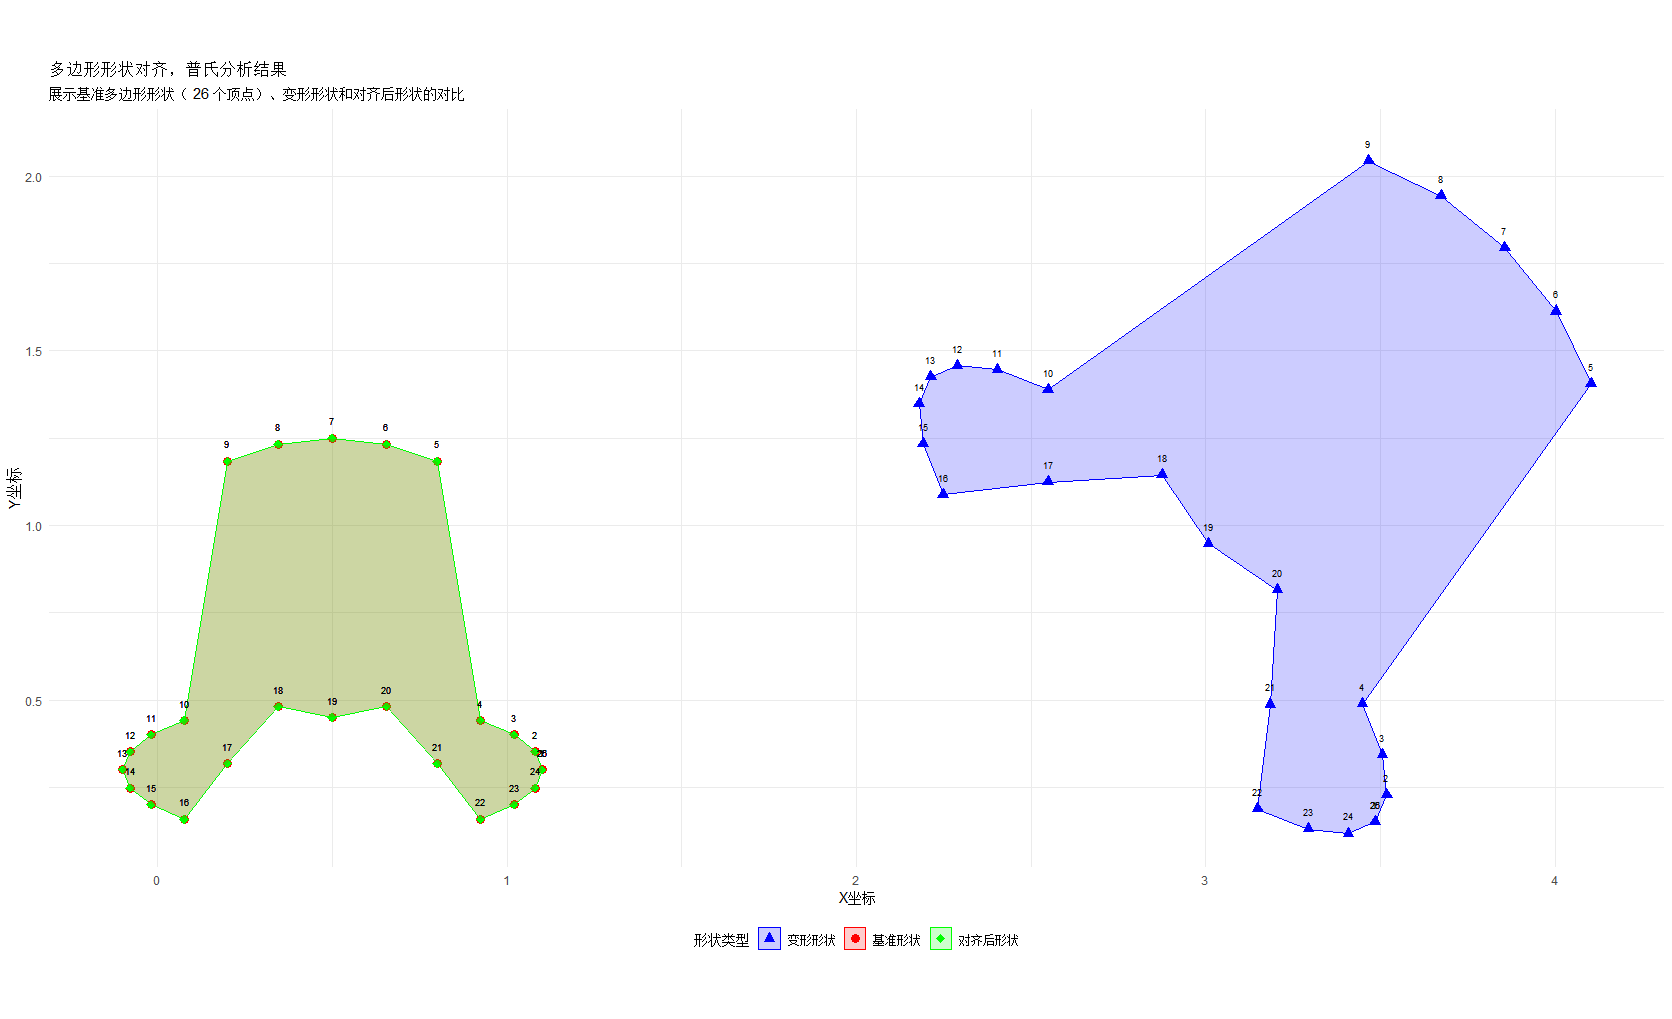

Recreate this plot in R.
#' Ordinary Procrustes Analysis (OPA) for Matrix Alignment
#'
#' This function performs Ordinary Procrustes Analysis (OPA) to align two matrices by finding the optimal translation, rotation,
#' and scaling that minimizes the sum of squared differences between them. It is commonly used in shape analysis, morphometrics,
#' and image registration.
#'
#' @param X A numeric matrix representing the target/reference matrix. Each row is a sample, and each column is a dimension.
#' @param Y A numeric matrix representing the source matrix to be aligned to X. Must have the same dimensions as X.
#' @param scale Logical. If TRUE (default), scaling is applied to Y during alignment. If FALSE, only rotation and translation are used.
#'
#' @return A list containing the following components:
#' \item{aligned}{The aligned version of Y after applying Procrustes transformation.}
#' \item{rotation}{The rotation matrix (orthogonal) applied to Y.}
#' \item{angle}{The rotation angle in radians (if applicable).}
#' \item{scale}{The scaling factor applied to Y.}
#' \item{translation}{The translation vector applied to Y (centroid of X).}
#' \item{procrustes_ss}{The Procrustes sum of squared differences between X and the aligned Y.}
#' \item{correlation}{The correlation-like measure of alignment quality (higher values indicate better alignment).}
#'
#' @details
#' The Procrustes analysis involves three steps:
#' \enumerate{
#'   \item **Centering**: Remove the centroids of X and Y by column-wise mean subtraction.
#'   \item **Scaling and Rotation**: Compute the optimal scaling factor and rotation matrix using singular value decomposition (SVD) of the covariance matrix between X and Y.
#'   \item **Translation**: Shift the aligned Y to the centroid of X.
#' }
#' The function also computes a goodness-of-fit statistic (`correlation`) based on the sum of singular values from the SVD decomposition [1,2](@ref).
#'
#' @note
#' The input matrices X and Y must have the same dimensions. The function uses the Frobenius norm to compute the scaling factor
#' when `scale = TRUE`. If the norm of Y is too small, the function will stop with an error. The rotation matrix is computed using
#' SVD, ensuring orthogonality [1,5](@ref).
#'
#' @examples
#' # Create two simple 2D point sets
#' X <- matrix(c(1, 2, 3, 4, 5, 6), ncol = 2)
#' Y <- matrix(c(1.1, 2.1, 3.1, 4.1, 5.1, 6.1), ncol = 2)
#' result <- ordinary_procrustes(X, Y)
#' print(result$correlation) # Alignment quality
#' plot(result$aligned, col = "red", pch = 19)
#' points(X, col = "blue", pch = 17)
#' legend("topleft", legend = c("Aligned Y", "Target X"), col = c("red", "blue"), pch = c(19, 17))
#'
#' @references
#' For theoretical details, see:
#' \itemize{
#'   \item Procrustes analysis: https://en.wikipedia.org/wiki/Procrustes_analysis
#'   \item SVD-based alignment: https://en.wikipedia.org/wiki/Orthogonal_Procrustes_problem
#' }
#'
#' @seealso
#' Related functions: \code{\link[vegan]{procrustes}} (vegan package), \code{\link[shape]{procGPA}} (shape package).
#'
#' @export
ordinary_procrustes <- function(X, Y, scale = TRUE) {
  # 检查输入矩阵维度
  if (nrow(X) != nrow(Y)) {
    stop("The X and Y matrices must have the same number of rows (number of samples)!");
  } else if (ncol(X) != ncol(Y)) {
    stop("The X and Y matrices must have the same number of columns (dimensions)!");
  }

  n <- nrow(X)  # 样本数
  p <- ncol(X)  # 维度

  # 1. 中心化：平移至原点
  X_centered <- scale(X, center = TRUE, scale = FALSE)
  Y_centered <- scale(Y, center = TRUE, scale = FALSE)

  # 2. 计算协方差矩阵（使用未缩放的Y）
  C <- t(Y_centered) %*% X_centered

  # 3. SVD分解
  svd_result <- svd(C)
  U <- svd_result$u
  d <- svd_result$d  # 奇异值

  # 6. 计算最优缩放因子（关键修正点）
  if (scale) {
    norm_Y_sq <- sum(Y_centered^2)
    if (norm_Y_sq < .Machine$double.eps) {
      stop("The norm of the Y matrix is too small to calculate the scaling factor.")
    }
    s <- sum(d) / norm_Y_sq  # 正确的缩放因子计算公式
  } else {
    s <- 1
  }

  # 7. 应用变换
  Y_scaled <- s * Y_centered
  Y_aligned <- Y_scaled + matrix(colMeans(X), n, p, byrow = TRUE)

  rotation = compute_rotation_angle(X,Y_aligned);
  Y_aligned = rotate_polygon_back(Y_aligned, rotation$angle, rotation$centroid_A, rotation$centroid_B)

  # 8. 计算Procrustes统计量
  ss <- sum((X_centered - Y_aligned)^2)

  # 计算拟合优度
  norm_X <- sqrt(sum(X_centered^2))
  correlation <- sum(d) / (norm_X * sqrt(sum(Y_scaled^2)))

  # 返回结果
  return(list(
    aligned = Y_aligned,
    rotation = rotation$rotation_matrix,
    angle = rotation$angle,
    scale = s,
    translation = colMeans(X),
    procrustes_ss = ss,
    correlation = correlation
  ))
}

#' Compute Rotation Angle Between Two Polygons
#'
#' This function calculates the rotation angle and rotation matrix between two polygons (or sets of 2D points) by comparing their point-wise orientations relative to their centroids or using Singular Value Decomposition (SVD).
#'
#' @param A A numeric matrix with dimensions n x 2 representing the original polygon coordinates. Each row corresponds to a point, with two columns for x and y coordinates.
#' @param B A numeric matrix with dimensions n x 2 representing the rotated polygon coordinates. It must have the same number of points as matrix A.
#'
#' @return A list containing the following components:
#' \itemize{
#'   \item \code{angle}: The estimated rotation angle in degrees from polygon A to polygon B.
#'   \item \code{rotation_matrix}: The 2x2 rotation matrix corresponding to the computed angle.
#'   \item \code{centroid_A}: The centroid (center of mass) of the original polygon A as a numeric vector of length 2.
#'   \item \code{centroid_B}: The centroid (center of mass) of the rotated polygon B as a numeric vector of length 2.
#' }
#'
#' @details
#' This function employs two independent methods to estimate the rotation angle between two aligned point sets:
#' \enumerate{
#'   \item \strong{Angle Difference Method}: Computes the angle for each point relative to the centroid of its polygon using \code{atan2}, then calculates the median difference of these angles. This approach is robust to outliers through the use of median aggregation.
#'   \item \strong{SVD-Based Method}: Uses Singular Value Decomposition (SVD) of the covariance matrix to derive the optimal rotation matrix. This method ensures a proper rotation by enforcing a determinant of 1, avoiding reflections [5](@ref).
#' }
#' The function automatically selects the most consistent angle estimate between the two methods. If the difference between their estimates exceeds 90 degrees, the SVD-based result is preferred due to its global optimization properties [5](@ref).
#'
#' @note
#' Important considerations for using this function:
#' \itemize{
#'   \item The two input matrices A and B must have the same number of points (rows) and correspond point-by-point.
#'   \item The function assumes that the polygons are already centered and that only rotation (not translation or scaling) differentiates them.
#'   \item For the SVD method, the rotation matrix is calculated as R = V * U^T after decomposing H = U * D * V^T, which is a standard approach for orthogonal Procrustes analysis [5](@ref).
#' }
#'
#' @examples
#' # Create a simple square polygon
#' square_A <- matrix(c(0, 0, 1, 0, 1, 1, 0, 1), ncol = 2, byrow = TRUE)
#'
#' # Define a 45-degree rotation matrix
#' theta <- 45 * pi / 180
#' R <- matrix(c(cos(theta), -sin(theta), sin(theta), cos(theta)), nrow = 2)
#'
#' # Apply rotation to create polygon B
#' square_B <- square_A %*% t(R)
#'
#' # Compute rotation angle between original and rotated square
#' result <- compute_rotation_angle(square_A, square_B)
#' print(paste("Rotation angle:", result$angle, "degrees"))
#'
#' # Verify the rotation matrix
#' print(result$rotation_matrix)
#'
#' @seealso
#' Related topics:
#' \itemize{
#'   \item \code{\link[base]{atan2}} for angle calculations
#'   \item \code{\link[base]{svd}} for singular value decomposition
#'   \item \code{\link[stats]{median}} for robust averaging
#' }
#'
#' @author Your Name <your.email@example.com>
#'
#' @export
compute_rotation_angle <- function(A, B) {
  # 计算重心
  centroid_A <- colMeans(A)
  centroid_B <- colMeans(B)

  # 中心化点集
  A_centered <- A - matrix(centroid_A, nrow = nrow(A), ncol = 2, byrow = TRUE)
  B_centered <- B - matrix(centroid_B, nrow = nrow(B), ncol = 2, byrow = TRUE)

  # 方法1：使用更稳健的角度计算方法
  # 计算每个点相对于重心的角度差
  angles_A <- atan2(A_centered[,2], A_centered[,1])
  angles_B <- atan2(B_centered[,2], B_centered[,1])

  # 计算角度差异（考虑周期性问题）
  angle_diffs <- angles_B - angles_A
  angle_diffs <- (angle_diffs + pi) %% (2 * pi) - pi  # 归一化到[-pi, pi]

  # 使用中位数减少异常值影响
  theta_rad <- median(angle_diffs)
  theta_deg <- theta_rad * 180 / pi

  # 方法2：备用的协方差矩阵方法（更稳健的SVD处理）
  H <- t(A_centered) %*% B_centered
  svd_H <- svd(H)

  # 计算旋转矩阵（确保纯旋转）
  R <- svd_H$v %*% t(svd_H$u)

  # 强制行列式为1（确保是纯旋转，无反射）
  if (det(R) < 0) {
    # 如果行列式为负，调整以消除反射
    svd_H$v[,2] <- -svd_H$v[,2]
    R <- svd_H$v %*% t(svd_H$u)
  }

  # 从旋转矩阵提取角度（更稳健的方法）
  theta_from_matrix <- atan2(R[2,1], R[1,1])
  theta_deg_from_matrix <- theta_from_matrix * 180 / pi

  # 选择更一致的角度估计
  if (abs(theta_deg - theta_deg_from_matrix) > 90) {
    theta_deg <- theta_deg_from_matrix
  }

  return(list(angle = theta_deg,
              rotation_matrix = R,
              centroid_A = centroid_A,
              centroid_B = centroid_B))
}

#' Reverse rotation of a polygon
#'
#' This function restores a rotated polygon to its original position by applying an inverse rotation transformation.
#' The process involves three main steps: translating the rotated polygon to the origin (subtracting its centroid),
#' applying the inverse rotation matrix, and then translating it back to the original polygon's centroid position.
#'
#' @param B A numeric matrix representing the vertices of the rotated polygon. Each row corresponds to a vertex (x, y coordinates).
#' @param theta_deg The rotation angle in degrees (positive for counterclockwise rotation) that was originally applied.
#' @param centroid_A A numeric vector of length 2 specifying the centroid (x, y) of the original polygon before rotation.
#' @param centroid_B A numeric vector of length 2 specifying the centroid (x, y) of the rotated polygon.
#'
#' @return A numeric matrix with the same dimensions as `B`, containing the coordinates of the polygon vertices after restoring to the original position.
#'
#' @examples
#' # Create a simple square polygon
#' original_square <- matrix(c(0, 0, 1, 0, 1, 1, 0, 1), ncol = 2, byrow = TRUE)
#' centroid_orig <- c(0.5, 0.5) # Centroid of the original square
#'
#' # Suppose the square was rotated by 45 degrees around its centroid
#' theta <- 45
#' # In practice, the rotated polygon and its centroid would come from a rotation operation
#' # For demonstration, we'll use the original polygon as if it were rotated
#' rotated_square <- original_square
#' centroid_rot <- centroid_orig
#'
#' # Restore the polygon to its original position
#' restored_square <- rotate_polygon_back(rotated_square, theta, centroid_orig, centroid_rot)
#'
#' @export
rotate_polygon_back <- function(B, theta_deg, centroid_A, centroid_B) {
  theta_rad <- theta_deg * pi / 180  # 逆旋转角度

  # 创建逆旋转矩阵
  R_inv <- matrix(c(cos(theta_rad), sin(theta_rad),
                    -sin(theta_rad), cos(theta_rad)), nrow = 2, byrow = TRUE)

  # 正确的还原步骤：
  # 1. 将B平移到原点（减去B的重心）
  # 2. 应用逆旋转
  # 3. 平移到A的重心位置
  B_centered <- B - matrix(centroid_B, nrow = nrow(B), ncol = 2, byrow = TRUE)
  A_centered_restored <- t(R_inv %*% t(B_centered))
  A_restored <- A_centered_restored + matrix(centroid_A, nrow = nrow(B), ncol = 2, byrow = TRUE)

  return(A_restored)
}

#' make ddebug print of the ordinary procrustes analysis result
#' result is the ordinary procrustes analysis result output
#' X is the base polygon for make the alignment
debug_print = function(X, result = list(aligned = NULL, # the aligned polygon matrix
                                        rotation = NULL, # rotation matrix
                                        angle = NULL, # rotation angle
                                        scale = NULL, # scale factor
                                        translation = NULL, # translation [x,y]
                                        procrustes_ss = NULL, # procrustes stat score
                                        correlation = NULL # correlation
)) {
  n_vertices = nrow(result$aligned);

  # 打印结果
  cat("=== 多边形形状对齐，普氏分析结果 ===\n")
  cat("顶点数量:", n_vertices, "\n")
  cat("Procrustes统计量 (M²):", round(result$procrustes_ss, 4), "\n")
  cat("缩放因子:", round(result$scale, 4), "\n")
  cat("旋转矩阵:\n")
  print(round(result$rotation, 4))
  cat("平移向量:", round(result$translation, 4), "\n")

  # 计算对齐误差
  alignment_error <- sqrt(mean(rowSums((result$aligned - X)^2)))
  cat("平均对齐误差:", round(alignment_error, 4), "\n")
}

# 可视化结果
# x is the base reference polygon
# target is the target polygon to make ordinary procrustes analysis alignment
# aligned is the aligned result polygon of the target polygon object reference to the base polygon X
polygon_alignment_visual = function(X, target, aligned) {
  library(ggplot2)
  library(ggforce)

  # 准备绘图数据
  shape_data <- data.frame(
    x = c(X[,1], target[,1], aligned[,1]),
    y = c(X[,2], target[,2], aligned[,2]),
    shape_type = rep(c("基准形状", "变形形状", "对齐后形状"), each = n_vertices),
    point_id = rep(1:n_vertices, 3)
  )

  # 创建连线数据（用于显示多边形边）
  line_data <- data.frame(
    x = c(X[,1], target[,1], aligned[,1]),
    y = c(X[,2], target[,2], aligned[,2]),
    group = rep(1:3, each = n_vertices),
    shape_type = rep(c("基准形状", "变形形状", "对齐后形状"), each = n_vertices)
  )

  # 绘制形状对比图
  plt = ggplot(shape_data, aes(x = x, y = y, color = shape_type, shape = shape_type)) +
    geom_point(size = 3) +
    geom_polygon(data = subset(shape_data, shape_type == "基准形状"),
                 aes(group = 1), fill = "red", alpha = 0.2, linetype = "solid") +
    geom_polygon(data = subset(shape_data, shape_type == "变形形状"),
                 aes(group = 1), fill = "blue", alpha = 0.2, linetype = "solid") +
    geom_polygon(data = subset(shape_data, shape_type == "对齐后形状"),
                 aes(group = 1), fill = "green", alpha = 0.2, linetype = "solid") +
    geom_text(aes(label = point_id), nudge_y = 0.05, size = 2.5, color = "black") +
    scale_color_manual(values = c("基准形状" = "red", "变形形状" = "blue",
                                  "对齐后形状" = "green")) +
    scale_shape_manual(values = c("基准形状" = 16, "变形形状" = 17,
                                  "对齐后形状" = 18)) +
    labs(title = "多边形形状对齐，普氏分析结果",
         subtitle = paste("展示基准多边形形状（", n_vertices, "个顶点）、变形形状和对齐后形状的对比"),
         x = "X坐标", y = "Y坐标",
         color = "形状类型", shape = "形状类型") +
    theme_minimal() +
    theme(legend.position = "bottom") +
    coord_equal()  # 确保比例一致，保持形状不变形

  print(plt)
}

demo = function() {
  # 创建2D形状示例：飞机形状多边形
  set.seed(123)

  # 设置顶点数量（20-30个顶点）
  n_vertices <- 25

  # 定义飞机形状的基准多边形（近似飞机轮廓）
  # 生成一个细长多边形模拟飞机机身，加上机翼和尾翼形状
  theta <- seq(0, 2*pi, length.out = n_vertices)

  # 创建飞机形状：细长机身加上机翼和尾翼的变形
  x_base <- 0.6 * cos(theta) + 0.5  # 机身基础形状
  y_base <- 0.2 * sin(theta) + 0.3  # 基本高度

  # 添加机翼和尾翼特征使形状更像飞机
  # 在特定角度区域扩大宽度模拟机翼
  wing_indices <- which(theta > pi/4 & theta < 3*pi/4 | theta > 5*pi/4 & theta < 7*pi/4)
  y_base[wing_indices] <- y_base[wing_indices] * 2.5  # 扩大机翼区域

  # 添加尾翼特征
  tail_indices <- which(theta > 3*pi/2 - 0.3 & theta < 3*pi/2 + 0.3)
  y_base[tail_indices] <- y_base[tail_indices] * 1.8  # 尾翼稍微突出

  # 确保多边形闭合（首尾点相同）
  x_base <- c(x_base, x_base[1])
  y_base <- c(y_base, y_base[1])
  n_vertices <- n_vertices + 1  # 顶点数加1

  # 创建基准飞机形状矩阵
  airplane_X <- matrix(c(x_base, y_base), ncol = 2, byrow = FALSE)

  # 对飞机形状进行旋转、缩放和平移创建变形版本
  rotation_angle <- 45 * pi / 180  # 30度旋转
  rotation_matrix <- matrix(c(cos(rotation_angle), -sin(rotation_angle),
                              sin(rotation_angle), cos(rotation_angle)),
                            nrow = 2, ncol = 2, byrow = TRUE)

  # 应用变换：先缩放1.5倍，再旋转30度，最后平移(2,1)
  airplane_Y_raw <- (1.5 * airplane_X) %*% rotation_matrix +
    matrix(c(2, 1), nrow = n_vertices, ncol = 2, byrow = TRUE)

  # 执行普氏分析
  result <- ordinary_procrustes(airplane_X, airplane_Y_raw, scale = TRUE)

  debug_print(airplane_X, result);
  polygon_alignment_visual(airplane_X, airplane_Y_raw, result$aligned);
}
